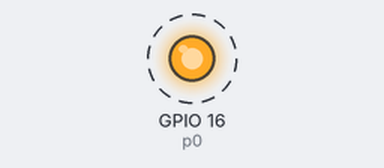
Bench run of a program on a simulated ESP32 board running MicroPython. Shown: output pins drawn as LEDs (lit = HIGH). Dashed ring = blinking.

Above: at 0.5 s.
Timing chart, 0 to 4.6 s (numbered marks = the images above):
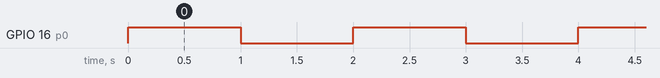

The program:

ledblink.py
```python
from machine import Pin
import time


p0 = Pin(16, Pin.OUT)    # create output pin on GPIO16
while True:
    p0.on()                 # set pin to "on" (high) level
    time.sleep(1)
    p0.off()                # set pin to "off" (low) level
    time.sleep(1)
```

Measured:
- by itself, GPIO 16 (p0): alternates HIGH for 1.0 s and LOW for 1.0 s
